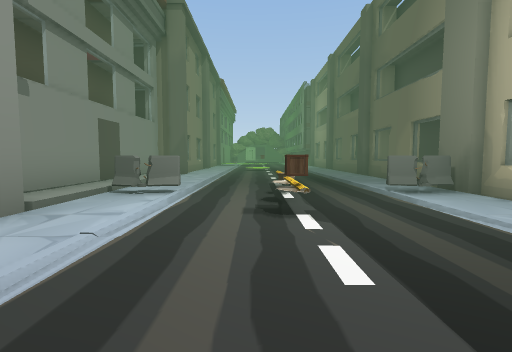
[1] (above)

15 first-person views from a walk through a scene from a Unity 3-D project. The camera is 1.3 m above the floor, tilts 4° down and sees 85° across. The floor is counted in squares, 2 m on a side. Each view is taken from the middle of a square. On the plan, view 1 faces up. The plan holds only what a view shows up to about 9 squares ahead; the rest is blank. The place goes on beyond the plan. The player is left out. Some animated figures are left out. Some surface patterns are stand-ins.

[2]
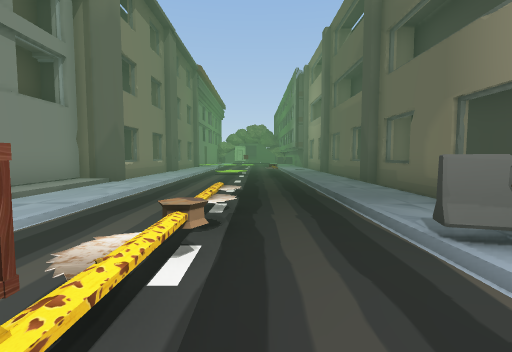

[3]
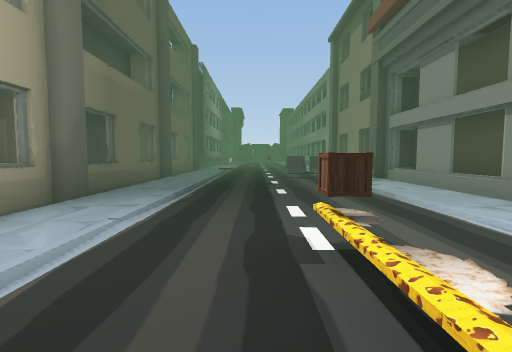

[4]
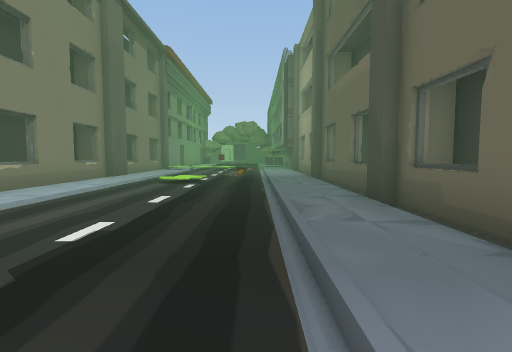

[5]
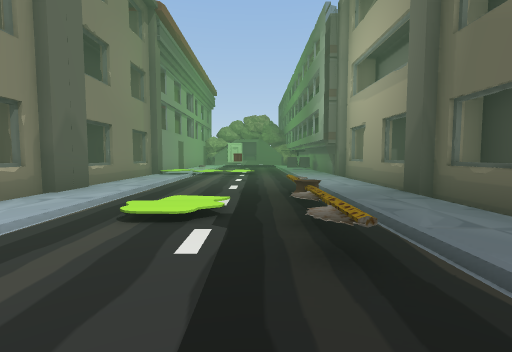

[6]
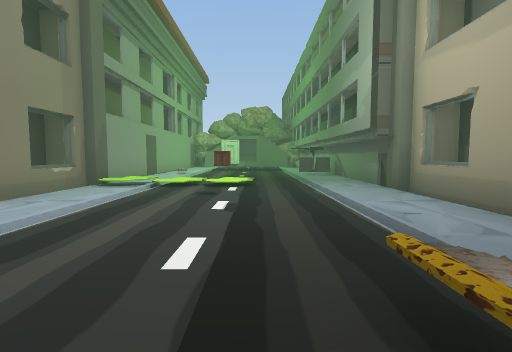

[7]
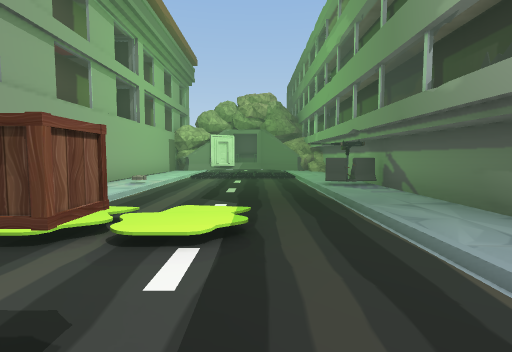

[8]
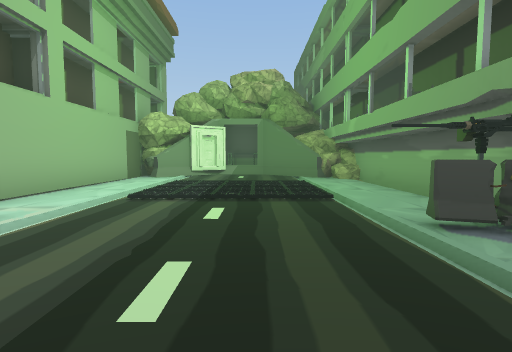

[9]
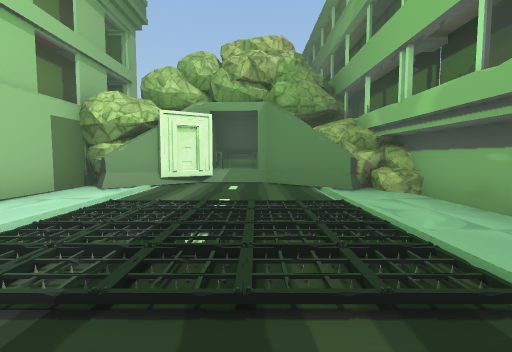

[10]
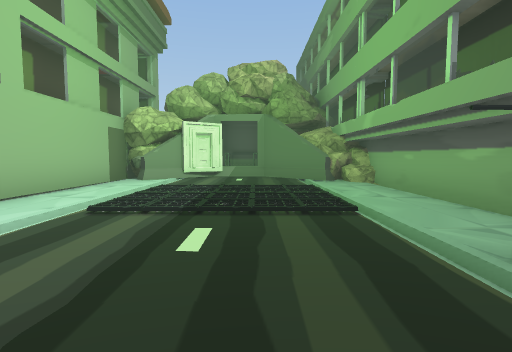

[11]
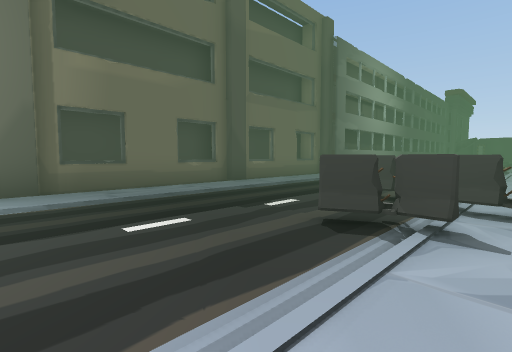

[12]
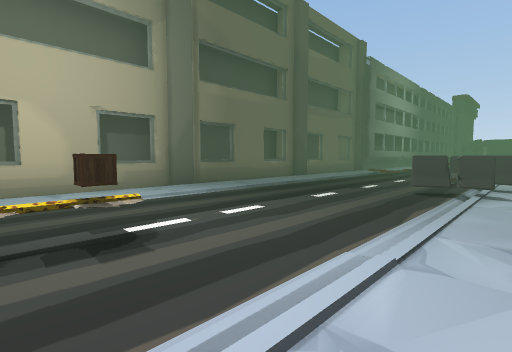

[13]
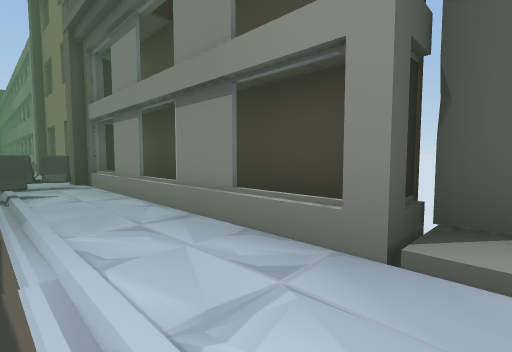

[14]
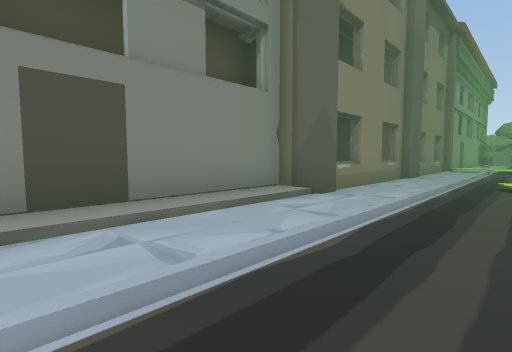

[15]
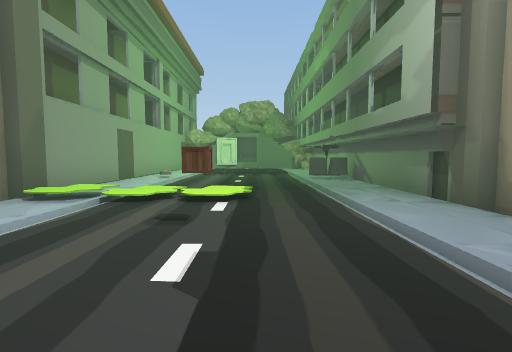

### Floor plan
Key: @ floor where view 1 was taken; # wall or solid block; . main floor; : floor 0.25 m higher than the main floor; / step, stairs or slope; ^ raised ledge; v drop or lower ground; R rock; O other object.
Columns run from 4 left of view 1 to 5 right of it. Each row starts with its distance up from view 1.
 32 v# R#R  RR
 31 v#R...#RRR
 30  #.....R#R
 29 v#......v
 28  #.///O.#
 27 v#.///O.#
 26 v#..////#
 25 v#O....O#
 24  #.....O#
 23 v#......#
 22 v#......#
 21 ##O.....#
 20 ##.OO...##
 19 #^..O...##
 18 ##......##
 17  ^......#
 16  #......^
 15 ##....O.##
 14 #^....O.^#
 13 ##..O.O.#
 12 #^...O..#
 11 ##......#
 10 ##......##
  9 #:......^#
  8 #:......##
  7 #:......^
  6 #:...O..#
  5 #:O.O..O#
  4 #:..O...^#
  3 v^..O...##
  2 v^......^#
  1 v#......##
  0 v^..@...##
 -1 v#......##
 -2 v^.O....##
 -3 v^OO....^#
 -4  #..O...##

Positions as (right, up) in squares from view 1, and headings:
1: (0, 0), facing up
2: (1, 3), facing up
3: (1, 5), facing down
4: (2, 6), facing up
5: (1, 10), facing up
6: (1, 14), facing up
7: (1, 18), facing up
8: (1, 22), facing up
9: (1, 25), facing up
10: (1, 23), facing up
11: (-2, 1), facing down-right
12: (-2, 4), facing down-right
13: (-1, 4), facing down-left
14: (0, 6), facing up-left
15: (1, 16), facing up
